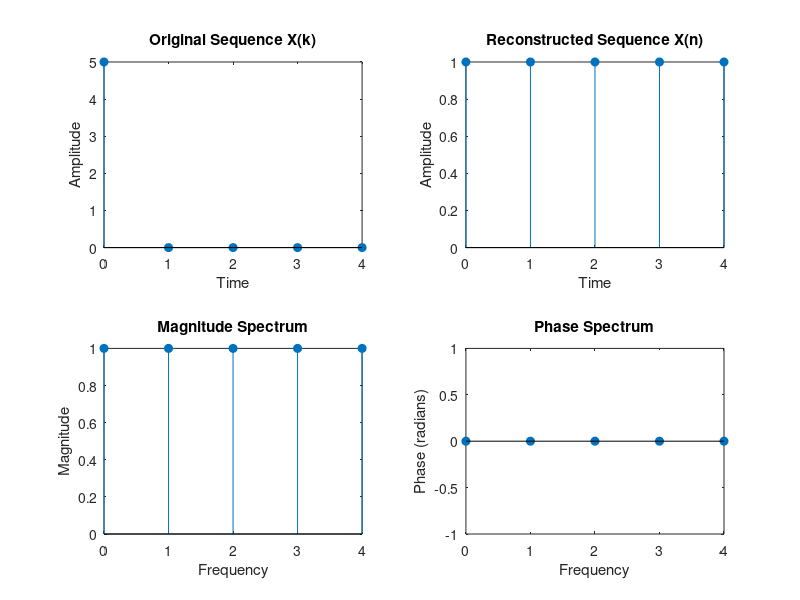

Recreate this plot in MATLAB.
% IDFT (Inverse DFT) Without using built-in functions

% Taking input from user
Xn = input("Enter the Sequence: "); % e.g., [1, 1, 1]
N = input("Enter the length of DFT, N: "); % e.g., 8 or 50

% Length of input sequence
p = length(Xn);

% Zero-padding the sequence to length N
Xk = [Xn, zeros(1, N - p)];

% Time indices
k = 0:N-1;

% Plot original sequence
subplot(2, 2, 1);
stem(k, Xk, 'filled');
xlabel("Time");
ylabel("Amplitude");
title("Original Sequence X(k)");

% Initialize reconstructed sequence for inverse DFT
Xn_reconstructed = zeros(1, N);


% Inverse DFT computation
for n = 0:N-1
    for k = 0:N-1
        Xn_reconstructed(n+1) = Xn_reconstructed(n+1) + (1/N) * Xk(k+1) * exp(2*pi*(1i)*k*n/N); % positive 1i
    end
end


% Display reconstructed sequence
disp("Reconstructed Sequence X(n):");
disp(real(Xn_reconstructed)); % Use `real` to avoid negligible imaginary parts due to numerical errors.

% Plot reconstructed sequence (time domain)
subplot(2, 2, 2);
n = 0:N-1;
stem(n, real(Xn_reconstructed), 'filled');
xlabel("Time");
ylabel("Amplitude");
title("Reconstructed Sequence X(n)");

% Magnitude Spectrum
M = abs(Xn_reconstructed);
subplot(2, 2, 3);
stem(n, M, 'filled');
xlabel("Frequency");
ylabel("Magnitude");
title("Magnitude Spectrum");

% Phase Spectrum
P = angle(Xn_reconstructed);
subplot(2, 2, 4);
stem(n, P, 'filled');
xlabel("Frequency");
ylabel("Phase (radians)");
title("Phase Spectrum");

%{

Command Window
Enter the Sequence: [1,1,1]
Enter the length of DFT, N: 8

Command Window
Enter the Sequence: [1,1,1]
Enter the length of DFT, N: 50

Command Window
Enter the Sequence: [12, -4+4j, -4, -4-4j]
Enter the length of DFT, N: 4

Reconstructed Sequence X(n):
   0   2   4   6

========================================================

use the built-in ifft function to compute the Inverse Discrete Fourier Transform (IDFT).

% Example Fourier-transformed data
fourier_transformed = [12, -4+4j, -4, -4-4j];

% Compute the inverse DFT
inverse_dft = ifft(fourier_transformed);

% Display the result
disp('Inverse DFT:');
disp(inverse_dft);

Command Window
Inverse DFT:
   0   2   4   6

%}
